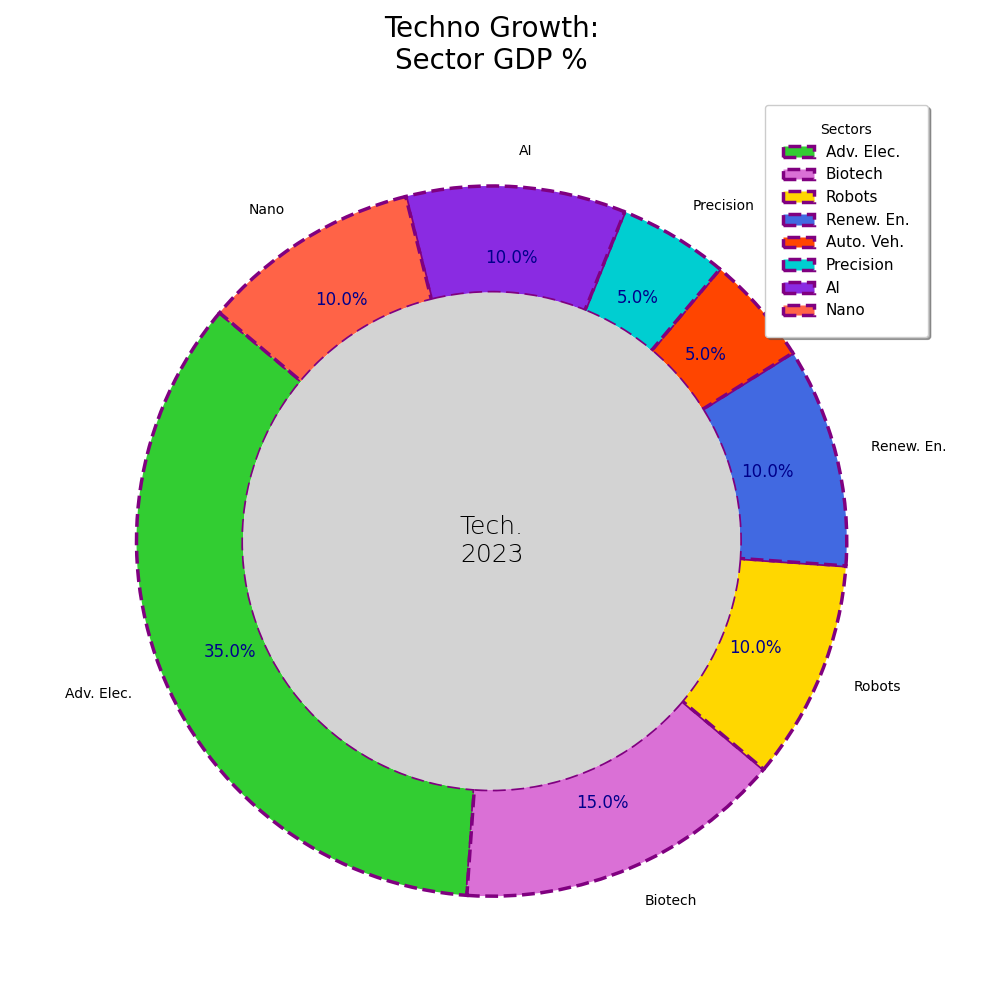

The script that drew this image:
import matplotlib.pyplot as plt

sectors = [
    'Adv. Elec.',
    'Biotech',
    'Robots',
    'Renew. En.',
    'Auto. Veh.',
    'Precision',
    'AI',
    'Nano'
]
gdp_contribution = [35, 15, 10, 10, 5, 5, 10, 10]

# Manually shuffled colors
colors = ['#32CD32', '#DA70D6', '#FFD700', '#4169E1', '#FF4500', '#00CED1', '#8A2BE2', '#FF6347']

fig, ax = plt.subplots(figsize=(10, 10))
wedges, texts, autotexts = ax.pie(
    gdp_contribution,
    labels=sectors,
    colors=colors,
    autopct='%1.1f%%',
    startangle=140,
    wedgeprops={'edgecolor': 'purple', 'linewidth': 2.5, 'linestyle': '--', 'width': 0.3},
    pctdistance=0.8
)

centre_circle = plt.Circle((0, 0), 0.70, fc='lightgray')
ax.add_artist(centre_circle)

for autotext in autotexts:
    autotext.set_color('darkblue')
    autotext.set_fontsize(12)
    autotext.set_weight('regular')

ax.text(0, 0, 'Tech.\n2023', fontsize=18, fontweight='light', ha='center', va='center')

plt.title("Techno Growth:\nSector GDP %", fontsize=20, fontweight='regular', ha='center', pad=20)

plt.legend(wedges, sectors, title="Sectors", loc='upper right',
           fontsize=11, frameon=True, shadow=True, fancybox=True, borderpad=1.2)

plt.grid(True, linestyle=':', linewidth=0.5)

plt.tight_layout()
plt.show()
